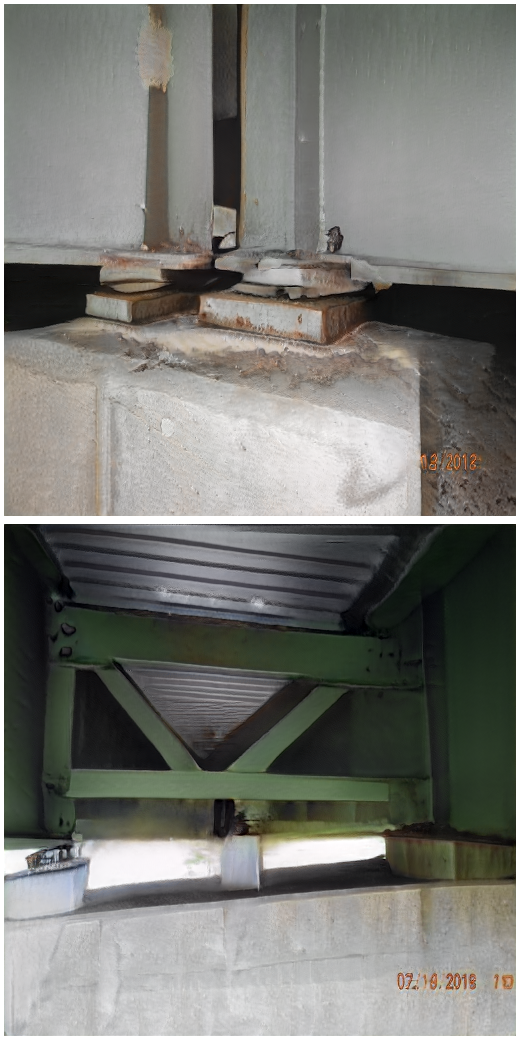
#> input picture multi_concat/1.png, 520 x 1040 px, given as the content of the folder ./candidate_real_embedded/150k_plus/image/, which was not available
$ python concat_images_150k.py
#> lines starting #> are read from the running program, lines starting #| are printed output that depends on the picture; pictures that were not available may be replaced by others from this repository, and a replacement may not be noted
# -*- coding: utf-8 -*-
"""
Created on Mon Feb 15 16:16:26 2021

@author: Eric Bianchi
"""
import cv2
import numpy as np
from tqdm import tqdm
import os


class concat:
    def __init__(self, source_image_dir, destination_dir, image_list_dir, image_name, height, width):
        self.source_image_dir = source_image_dir
        self.destination_dir = destination_dir
        self.image_list_dir = image_list_dir
        self.image_name = image_name
        self.height = height
        self.width = width

    def concat_images(self, pad=False, recurrent=False):
        # make a list of the images
        image_list = make_image_list(self.image_list_dir)
        # make 2d array
        array_2d = make_matrix_from_list_jpeg(self.source_image_dir, image_list)

        if pad:
            i = 0
            for item in array_2d:
                array_2d[i] = np.pad(array_2d[i], ((0,0), (0,0), (0,0)), mode='constant', constant_values=255)
                i +=1
        # configure array to output form
        list_array = make_list_array(array_2d, self.height, self.width)
        # concatinate image
        img_tile = concat_vh(list_array)
        # save concatinated image
        save_concat_image(destination_dir, image_name, img_tile)


# @param: source image_dir = what folder are we using?
# @param: h = number of images concat for height of resultant image
# @param: w = number of images concat for width of resultant image
# @return: img_array = resultant concatenated image
# [17 lines left out: functions make_matrix, make_image_list_sorted, not called in this run]

def make_image_list(image_dir):
    image_list_array = []
    for image_name in os.listdir(image_dir):
        image_list_array.append(image_name)
    return image_list_array

##########################################################################
# HELPER FUNCTIONS

# define a function for vertically
# concatenating images of the
# same size  and horizontally
# [4 lines left out: function concat_vh, not called in this run]

def make_matrix_from_list_jpeg(image_dir, source_image_list):
    image_array = []

    for image_name in tqdm(source_image_list):
        image_path = image_dir + image_name
        img = cv2.imread(image_path)
        image_array.append(img)

    return image_array

# [25 lines left out: functions make_matrix_from_list, save_images_from_im_list, save_concat_image, not called in this run]


def make_list_array(array_2d, dim1, dim2):
    array = []
    for i in range(0, dim1):
        temp = []
        for j in range(0, dim2):
            temp.append(array_2d[dim2*i+j])
        array.append(temp)
    return array


def concat_lists(image_list, directory_list, destination_dir, pad=False, orientation=1):
#> called with destination_dir = './multi_concat/', pad = True, orientation = 2
    if not os.path.exists(destination_dir): # if it doesn't exist already
        os.makedirs(destination_dir)
    for image_name in image_list:
        # image_name = image_name.split('.')[-2]+'.png'
        i = 0
        img = cv2.imread(directory_list[i]+image_name)
#> img is the input picture: shape (1040, 520, 3); mean B, G, R 116.6, 121.4, 120.9
        if pad:
            img = np.pad(img,((4,4), (4,4), (0,0)), mode='constant', constant_values=255)
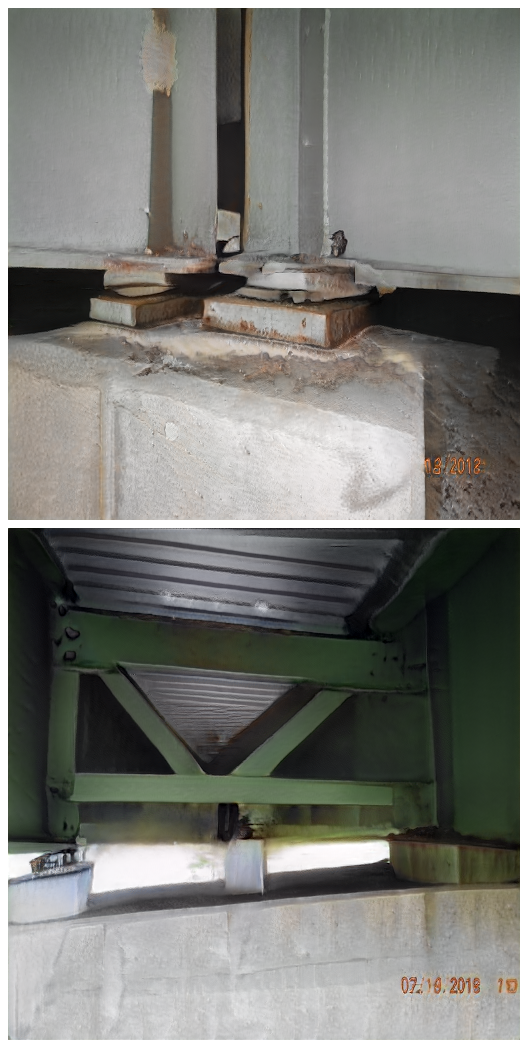
#> img: shape (1048, 528, 3); mean B, G, R 119.7, 124.4, 124
        i = 1
        for i in range(1, len(directory_list)):
            print(directory_list[i]+image_name)
            temp = cv2.imread(directory_list[i]+image_name)
            if pad:
                temp = np.pad(temp, ((4,4), (4,4), (0,0)), mode='constant', constant_values=255)
            if orientation == 1:
                img = cv2.hconcat([img, temp])
            else:
                img = cv2.vconcat([img, temp])
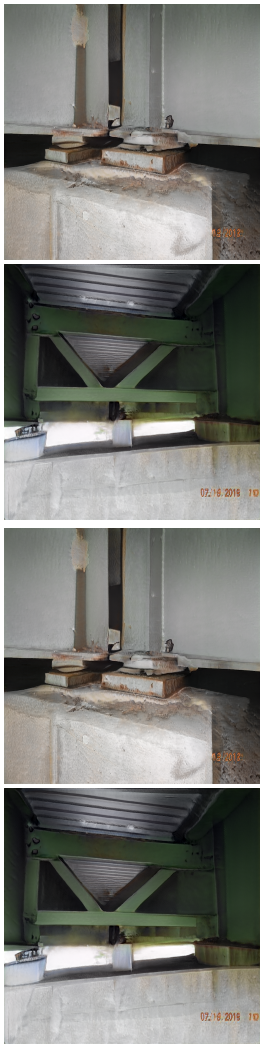
#> img: shape (2096, 528, 3) (shown at 1/2 size); mean B, G, R 119.7, 124.4, 124
            i+=1
        cv2.imwrite(destination_dir+image_name, img)
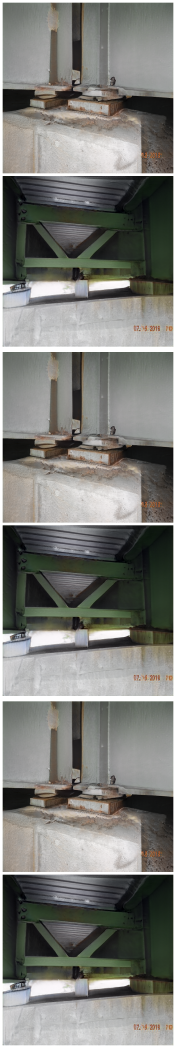
#> saved as 1.png: shape (3144, 528, 3) (shown at 1/3 size); mean B, G, R 119.7, 124.4, 124

# [11 lines left out: function rescale, not called in this run]

#rescale('./bearings/', './bearings/', 512)'''

image_name = '150k'
source_image_dir = './candidate_real_embedded/150k_plus/image/'
destination_dir = './candidate_images_concat/'
image_list_dir = source_image_dir
split_on = '.'

image_list = make_image_list(source_image_dir)
directory_list = ['./candidate_real_embedded/150k_plus/image/',
                  './candidate_real_embedded/150k_plus/projection/',
                  './candidate_real_embedded/culverts_13000/projection/']

concat_lists(image_list, directory_list, './multi_concat/', pad=True, orientation=2)

dim1 = 1
dim2 = 7

concat_obj = concat('./multi_concat/', destination_dir, image_list_dir, image_name, dim1, dim2)
concat_obj.concat_images(True)
#> in concat_images, `array_2d = make_matrix_from_list_jpeg(self.source_image_dir, image_list)`: array_2d = 1 item
#> the loop in concat_images, `for item in array_2d:` made 1 pass
#> i on pass 1: 1
#> after the loop in concat_images, `for item in array_2d:`: i = 1
#> after the loop in make_list_array, `for i in range(0, dim1):`: array = []
#> (the run stopped early here; a loop or call above may not have finished)

$ run again, on multi_concat/5.png
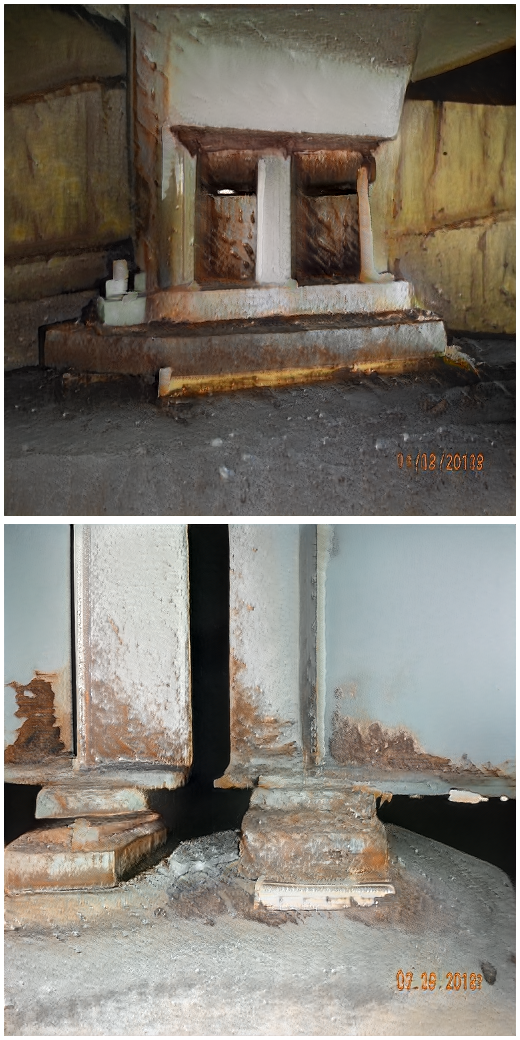
#> input picture multi_concat/5.png, 520 x 1040 px, given as the content of the folder ./candidate_real_embedded/150k_plus/image/, which was not available
#> in concat_lists, img is the input picture: shape (1040, 520, 3); mean B, G, R 111.6, 121.1, 127.1
#> in concat_lists, `img = cv2.vconcat([img, temp])`:
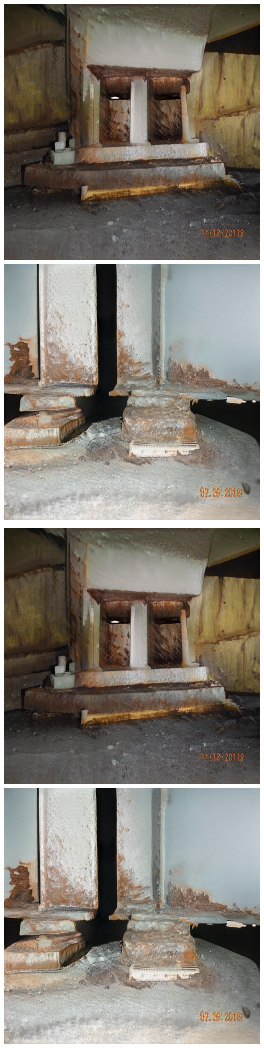
#> img: shape (2096, 528, 3) (shown at 1/2 size); mean B, G, R 114.9, 124.1, 130
#> in concat_lists, `cv2.imwrite(destination_dir+image_name, img)`:
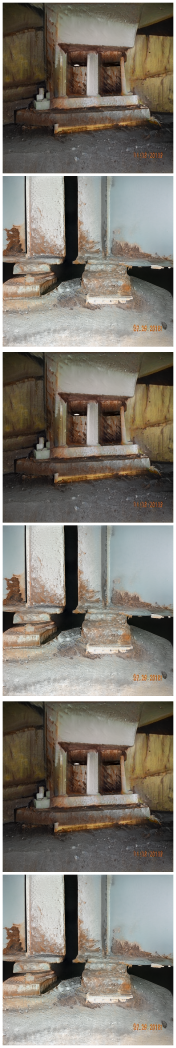
#> saved as 5.png: shape (3144, 528, 3) (shown at 1/3 size); mean B, G, R 114.9, 124.1, 130
#> array_2d = 1 item
#> the loop in concat_images, `for item in array_2d:` made 1 pass
#> i on pass 1: 1
#> after the loop in concat_images, `for item in array_2d:`: i = 1
#> after the loop in make_list_array, `for i in range(0, dim1):`: array = []

$ run again, on multi_concat/6.png
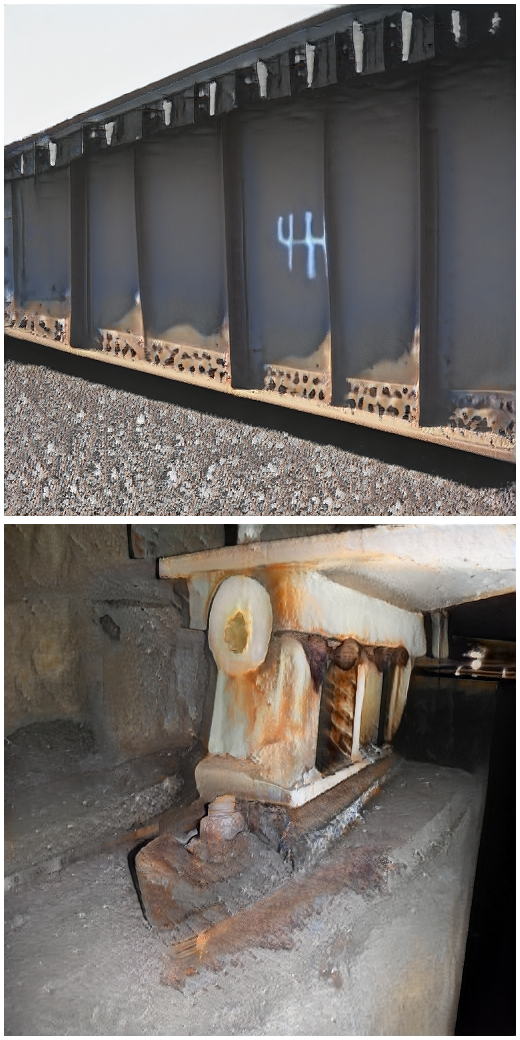
#> input picture multi_concat/6.png, 520 x 1040 px, given as the content of the folder ./candidate_real_embedded/150k_plus/image/, which was not available
#> in concat_lists, img is the input picture: shape (1040, 520, 3); mean B, G, R 106, 109.8, 115.1
#> in concat_lists, `img = cv2.vconcat([img, temp])`:
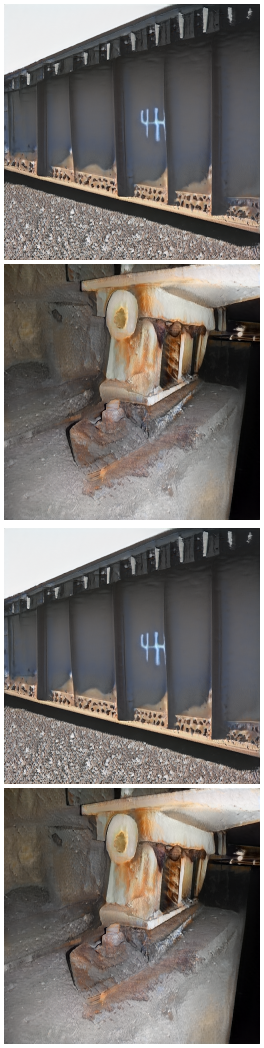
#> img: shape (2096, 528, 3) (shown at 1/2 size); mean B, G, R 109.4, 113, 118.3
#> in concat_lists, `cv2.imwrite(destination_dir+image_name, img)`:
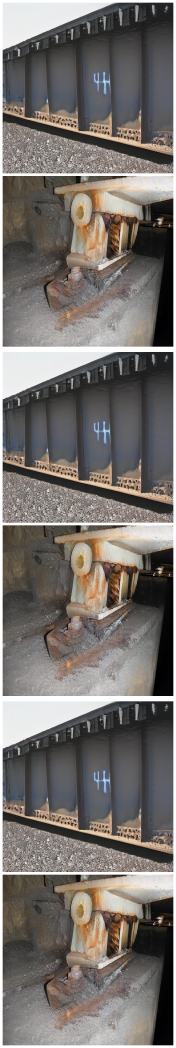
#> saved as 6.png: shape (3144, 528, 3) (shown at 1/3 size); mean B, G, R 109.4, 113, 118.3
#> array_2d = 1 item
#> the loop in concat_images, `for item in array_2d:` made 1 pass
#> i on pass 1: 1
#> after the loop in concat_images, `for item in array_2d:`: i = 1
#> after the loop in make_list_array, `for i in range(0, dim1):`: array = []

$ run again, on multi_concat/9 DSCN6659.png
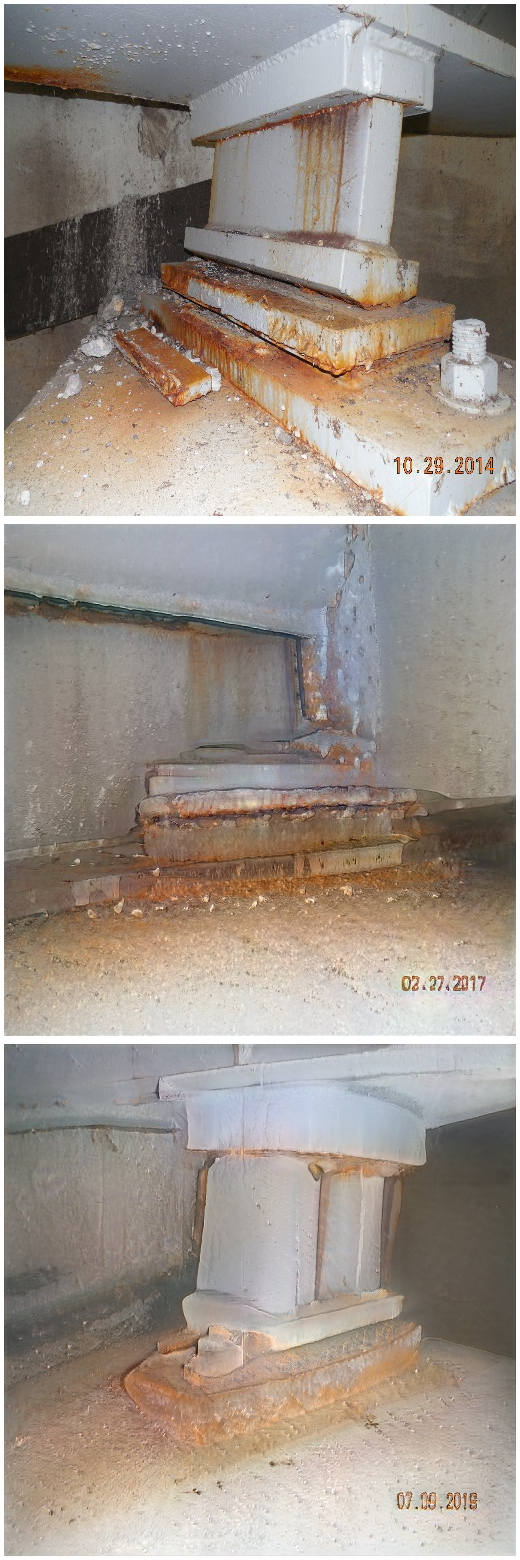
#> input picture multi_concat/9 DSCN6659.png, 520 x 1560 px, given as the content of the folder ./candidate_real_embedded/150k_plus/image/, which was not available
#> in concat_lists, img is the input picture: shape (1560, 520, 3); mean B, G, R 137, 146.1, 156.4
#> in concat_lists, `img = cv2.vconcat([img, temp])`:
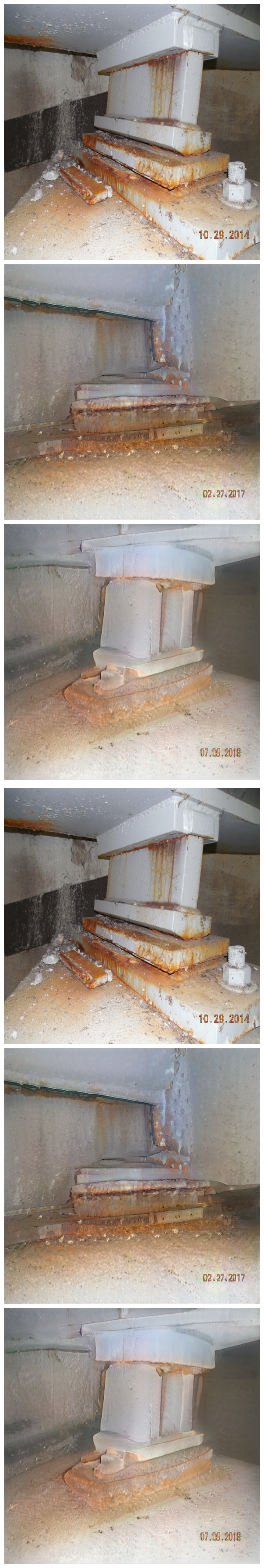
#> img: shape (3136, 528, 3) (shown at 1/2 size); mean B, G, R 139.4, 148.3, 158.4
#> in concat_lists, `cv2.imwrite(destination_dir+image_name, img)`:
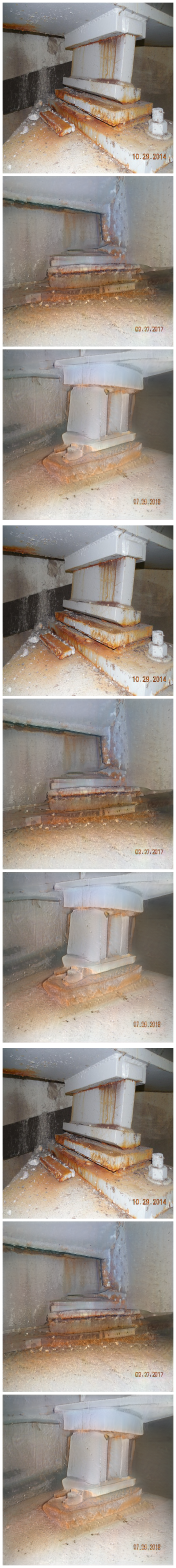
#> saved as 9 DSCN6659.png: shape (4704, 528, 3) (shown at 1/3 size); mean B, G, R 139.4, 148.3, 158.4
#> array_2d = 1 item
#> the loop in concat_images, `for item in array_2d:` made 1 pass
#> i on pass 1: 1
#> after the loop in concat_images, `for item in array_2d:`: i = 1
#> after the loop in make_list_array, `for i in range(0, dim1):`: array = []
